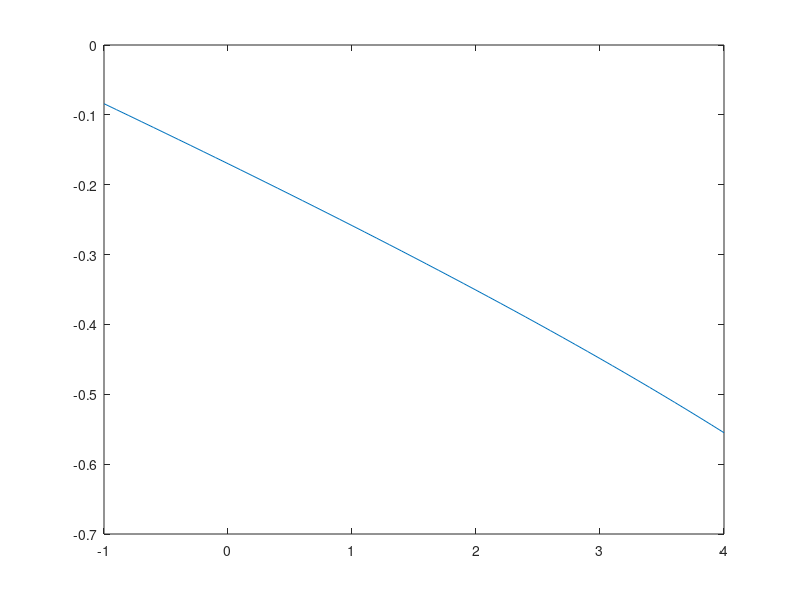

Reproduce this figure in MATLAB.
clear
clc

cArray = -1 : 0.1 : 4;
nSteps = length(cArray);
results = zeros(1, nSteps);

for nn = 1 : nSteps
    C = cArray(nn);
    x0 = -1.2;
    n = 5;
    xArray = x0;

    f = @(x) -(2*x^3) + 12*x + 2*cosh(x) + C;
    d = @(x) -(6*x^2) + 12 - 2*sinh(x);

for n = 1 : n
    xArray(n+1) = xArray(n) - (f(xArray(n)) / d(xArray(n)));
end
    results(nn) = xArray(end);
end

plot(cArray, results);
